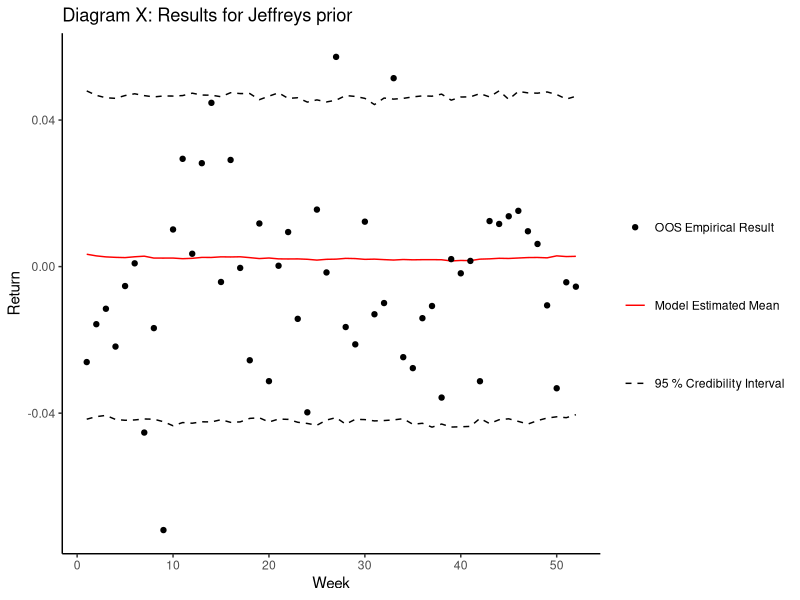
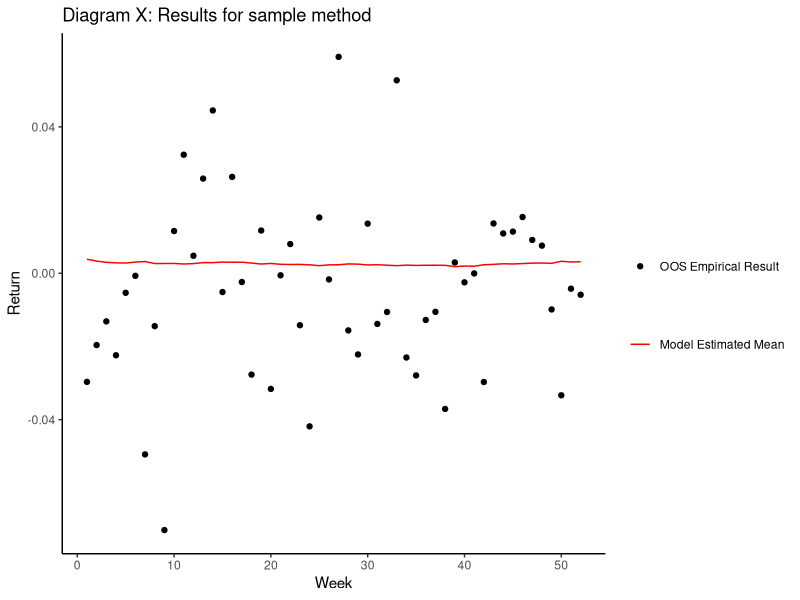
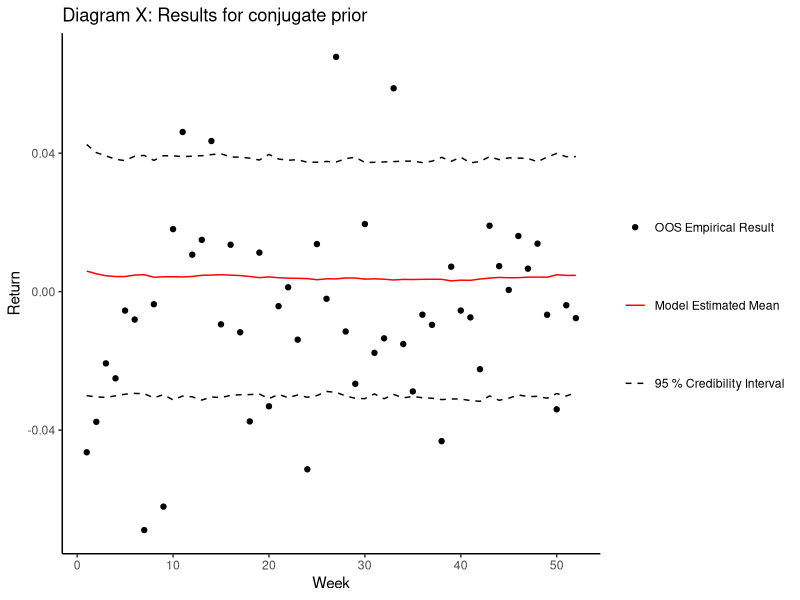
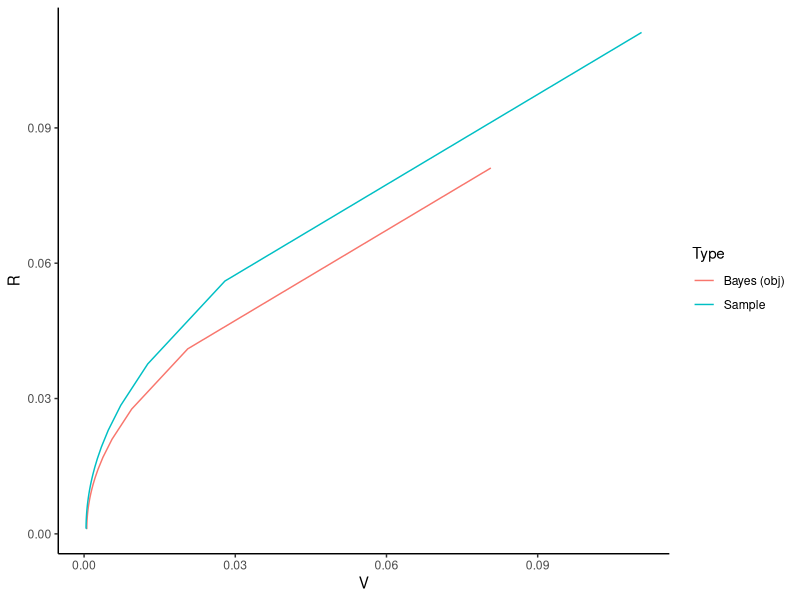

Write the R code that produced these figures, in order.
## ---- chunk 1

library(tidyverse)
library(quantmod)

# Function to optimize portfolio
opti <- function(x_bar, rets, gamma, type, d = nrow(rets), r = nrow(rets)){
  
  n <- nrow(rets)
  k <- ncol(rets)
  
  
  if(type == "sample"){
    c_kn <- 1/(n-1)
  }
  
  if (type == "jeff"){
   # Coefficient
    c_kn <- 1/(n-k-1) + (2*n - k - 1)/(n*(n-k-1)*(n-k-2)) 
  }
  
  if (type == "conj"){
   # Coefficient
    c_kn <- 1/(n+d-2*k-1) + (2*n+r+d-2*k-1)/((n+r)*(n+d-2*k-1)*(n+d-2*k-2))
  }
  
  # Covariance matrix
  S <- (n+1)*cov(rets)
  
  # Invert
  S_inv <- solve(S)
  
  # Vector of ones
  ones <- matrix(1:1, nrow = k, ncol = 1)
  
  # Normalization denominator
  den <- as.vector(t(ones) %*% S_inv %*% ones)
  
  # Q matrix
  Q <-  S_inv - (S_inv %*% ones %*% t(ones) %*% S_inv)/
                den
  
  # Quantites for MV
  w_mv <- (S_inv %*% ones)/den + gamma^(-1)*c_kn^(-1)*Q %*% x_bar
  
  r_mv <- (t(ones) %*% S_inv %*% x_bar)/den + 
        (t(x_bar) %*% Q %*% x_bar)/(gamma*c_kn)
  
  v_mv <- c_kn/den + 
          (t(x_bar) %*% Q %*% x_bar)/(gamma^2 * c_kn)
  
  return(list(ret = r_mv, var = v_mv, weights = w_mv, covmat = S, typeof = type))
  
}


# Simulation
sim_jeff <- function(weights, x_bar, n_samp, cov, n, k){
  
  samp_store <- c()
  
  for (i in 1:n_samp){
    
    t_1 <- rt(n = 1, df = n-k)
    t_2 <- rt(n = 1, df = n-k+1)
    
    samp <- t(weights) %*% x_bar +
            (sqrt(t(weights) %*% cov %*% weights))*(t_1/(sqrt(n*(n-k))) + 
                                          sqrt(1 + t_1^2/(n-k))*(t_2/sqrt(n-k+1)))
    
    samp_store <- c(samp_store, samp)
    
  }
  
  return(samp_store)
  
}

sim_con <- function(weights, x_bar, n_samp, cov, n, k, d = n, r = n){
  
  samp_store <- c()
  
  for (i in 1:n_samp){
    
    t_1 <- rt(n = 1, df = n+d-2*k)
    t_2 <- rt(n = 1, df = n+d-2*k+1)
    
    samp <- t(weights) %*% x_bar +
            (sqrt(t(weights) %*% cov %*% weights))*(t_1/(sqrt((n+r)*(n+d-2*k))) + 
                                          sqrt(1 + t_1^2/(n+d-2*k))*(t_2/sqrt(n+d-2*k+1)))
    
    samp_store <- c(samp_store, samp)
    
  }
  
  return(samp_store)
  
}

## ---- chunk 2

ret_date <- read_csv("returns.csv") %>% 
            filter(date < as.Date("2023-01-01"))

dates <- ret_date %>% select(date)

ret_date_log <- log(ret_date %>% select(-date) + 1)
ret_date_log <- cbind(dates, ret_date_log)

result_jeff_df <- data.frame()

# Set time period
tp <- 52

# Start loop from t = 0 to t = tp
for (i in 0:(tp-1)){
  
  # Log returns
  ret_date <- ret_date_log
  
  # Slice return matrix for model
  return_mat <- ret_date %>% 
                select(-date) %>%
                slice((i+1):(nrow(ret_date)-tp+i))
  
  # Create mean vector
  meanvector <- t(return_mat %>%
              summarise(across(where(is.numeric), 
                       ~ mean(.x, na.rm = TRUE))))
  
  # Slice return mat for OOS returns
  oos_return <- ret_date %>% 
                select(-date) %>%
                slice(nrow(ret_date)-(tp-1)+i) %>%
                as.matrix()
  

  
  # Get optimization results
  optim <- opti(meanvector, return_mat, 50, "jeff")
  
  # Simulate
  sims <- sim_jeff(optim$weights, meanvector, 10000, optim$covmat, 
                  nrow(return_mat), ncol(return_mat))
  
  # Fetch OOS return for model weights
  oos_result <- oos_return %*% optim$weights
  
  quantiles <- quantile(sims, probs = c(0.025, 0.975))
  
  # Store results
  result_vec <- c(optim$ret, oos_result, optim$var, 
                  quantiles[[1]], quantiles[[2]])
  
  result_jeff_df <- rbind(result_jeff_df, result_vec)
  
}

result_jeff_df <- cbind(seq(1:tp), result_jeff_df)

colnames(result_jeff_df) <- c("index", "model_mean", "oos_result", "model_var", "q05", "q95")

ggplot(data = result_jeff_df,
       mapping = aes(x = index)) + 
  geom_line(aes(y = model_mean, color = "Model Estimated Mean")) +
  geom_point(aes(y = oos_result, fill = "OOS Empirical Result")) +
  geom_line(aes(y = q05, linetype = "95 % Credibility Interval")) +
  geom_line(aes(x = index, y = q95), linetype = "dashed") +
  scale_color_manual(name = "", values = c("Model Estimated Mean" = "red"))+
  scale_fill_manual(name = "", values = c("OOS Empirical Result" = "black"))+
  scale_linetype_manual(name = "", values = c("95 % Credibility Interval" = "dashed")) +
  labs(x = "Week",
       y = "Return",
       title = "Diagram X: Results for Jeffreys prior") +
  theme_classic()

print("var")
max(result_jeff_df$model_var)
mean(result_jeff_df$model_var)
min(result_jeff_df$model_var)
var(result_jeff_df$oos_result)

print("mean")
max(result_jeff_df$model_mean)
mean(result_jeff_df$model_mean)
min(result_jeff_df$model_mean)
mean(result_jeff_df$oos_result)

## ---- chunk 3

result_samp_df <- data.frame()

# Set time period
tp <- 52

# Start loop from t = 0 to t = tp
for (i in 0:(tp-1)){
  
  # Log returns
  ret_date <- ret_date_log
  
  # Slice return matrix for model
  return_mat <- ret_date %>% 
                select(-date) %>%
                slice((i+1):(nrow(ret_date)-tp+i))
  
  # Create mean vector
  meanvector <- t(return_mat %>%
              summarise(across(where(is.numeric), 
                       ~ mean(.x, na.rm = TRUE))))
  
  # Slice return mat for OOS returns
  oos_return <- ret_date %>% 
                select(-date) %>%
                slice(nrow(ret_date)-(tp-1)+i) %>%
                as.matrix()
  

  
  # Get optimization results
  optim <- opti(meanvector, return_mat, 50, "sample")
  
  # Simulate
#  sims <- sim_jeff(optim$weights, meanvector, 10000, optim$covmat, 
 #                 nrow(return_mat), ncol(return_mat))
  
  # Fetch OOS return for model weights
  oos_result <- oos_return %*% optim$weights
  
 # quantiles <- quantile(sims, probs = c(0.025, 0.975))
  
  # Store results
  result_vec <- c(optim$ret, oos_result, optim$var)
  
  result_samp_df <- rbind(result_samp_df, result_vec)
  
}

result_samp_df <- cbind(seq(1:tp), result_samp_df)

colnames(result_samp_df) <- c("index", "model_mean", "oos_result", "model_var")

ggplot(data = result_samp_df,
       mapping = aes(x = index)) + 
  geom_line(aes(y = model_mean, color = "Model Estimated Mean")) +
  geom_point(aes(y = oos_result, fill = "OOS Empirical Result")) +
  scale_color_manual(name = "", values = c("Model Estimated Mean" = "red"))+
  scale_fill_manual(name = "", values = c("OOS Empirical Result" = "black"))+
  labs(x = "Week",
       y = "Return",
       title = "Diagram X: Results for sample method") +
  theme_classic()





print("var")
max(result_samp_df$model_var)
mean(result_samp_df$model_var)
min(result_samp_df$model_var)
var(result_samp_df$oos_result)

print("mean")
max(result_samp_df$model_mean)
mean(result_samp_df$model_mean)
min(result_samp_df$model_mean)
mean(result_samp_df$oos_result)

## ---- chunk 4

result_conj_df <- data.frame()

# Set time period
tp <- 52

# Start loop from t = 0 to t = tp
for (i in 0:(tp-1)){
  
  # Log returns
  ret_date <- ret_date_log
  
  # Slice return matrix for model
  return_mat <- ret_date %>% 
                select(-date) %>%
                slice((i+1):(nrow(ret_date)-tp+i))
  
  # Create mean vector
  meanvector <- t(return_mat %>%
              summarise(across(where(is.numeric), 
                       ~ mean(.x, na.rm = TRUE))))
  
  # Slice return mat for OOS returns
  oos_return <- ret_date %>% 
                select(-date) %>%
                slice(nrow(ret_date)-(tp-1)+i) %>%
                as.matrix()
  
  
  # Get optimization results
  optim <- opti(meanvector, return_mat, 50, "conj")
  
  d_0 <- nrow(return_mat)
  r_0 <- nrow(return_mat)
  
  # Simulate
  sims <- sim_con(optim$weights, meanvector, 10000, optim$covmat, 
                  nrow(return_mat), ncol(return_mat), d = d_0, r = r_0)
  
  # Fetch OOS return for model weights
  oos_result <- oos_return %*% optim$weights
  
  quantiles <- quantile(sims, probs = c(0.025, 0.975))
  
  # Store results
  result_vec <- c(optim$ret, oos_result, optim$var, 
                  quantiles[[1]], quantiles[[2]])
  
  result_conj_df <- rbind(result_conj_df, result_vec)
  
}

result_conj_df <- cbind(seq(1:tp), result_conj_df)

colnames(result_conj_df) <- c("index", "model_mean", "oos_result", "model_var", "q05", "q95")

ggplot(data = result_conj_df,
       mapping = aes(x = index)) + 
  geom_line(aes(y = model_mean, color = "Model Estimated Mean")) +
  geom_point(aes(y = oos_result, fill = "OOS Empirical Result")) +
  geom_line(aes(y = q05, linetype = "95 % Credibility Interval")) +
  geom_line(aes(x = index, y = q95), linetype = "dashed") +
  scale_color_manual(name = "", values = c("Model Estimated Mean" = "red"))+
  scale_fill_manual(name = "", values = c("OOS Empirical Result" = "black"))+
  scale_linetype_manual(name = "", values = c("95 % Credibility Interval" = "dashed")) +
  labs(x = "Week",
       y = "Return",
       title = "Diagram X: Results for conjugate prior") +
  theme_classic()

## ---- chunk 5

results_omx_df <- data.frame()

omx_weights <- matrix(nrow = 30, ncol = 1,
                       c(3.08, 2.41,
                            4.98, 4.38,
                            8.42, 3.54,
                            0.89, 1.93,
                            0.77, 3.98,
                            3.17, 4.67,
                            1.22, 3.52,
                            6.04, 6.96,
                            0.72, 3.47,
                            0.46, 4.61,
                            0.46, 5.35,
                            1.46, 1.76,
                            4.23, 3.91,
                            3.67, 1.28,
                            2.52, 6.14)/100)

tp <- 52

# Start loop from t = 0 to t = tp
for (i in 0:(tp-1)){
  
  # Log returns
  ret_date <- ret_date_log
  
  # Slice return mat for OOS returns
  oos_return <- ret_date %>% 
                select(-date) %>%
                slice(nrow(ret_date)-(tp-1)+i) %>%
                as.matrix()

  # Fetch OOS return for model weights
  oos_result <- oos_return %*% omx_weights
  
  
  results_omx_df <- rbind(results_omx_df, oos_result)
  
}

colnames(results_omx_df) <- c("ret")

## ---- chunk 6

wilcox.test(result_conj_df$oos_result, results_omx_df$ret, paired = TRUE,
mu=0, alternative="two.sided", conf.level=0.95, conf.int=TRUE)



## ---- chunk 7

df_bay <- data.frame()
df_samp <- data.frame()

# Efficient frontier

for (i in 1:500){
  
  #i <- i/10
  
  d_0 <- 5
  r_0 <- 5
  
  bay_eff <- opti(meanvector, return_mat, i, type = "conj", d = d_0, r = r_0)
  sample_eff <- opti(meanvector, return_mat, i, type = "sample")
  
  df_bay <- rbind(df_bay, c(bay_eff[1], bay_eff[2]))
  df_samp <- rbind(df_samp, c(sample_eff[1], sample_eff[2]))
  
}

df_bay <- cbind(df_bay, rep("Bayes (obj)",nrow(df_bay)))
colnames(df_bay) <- c("ret", "var", "type")

df_samp <- cbind(df_samp, rep("Sample",nrow(df_samp)))
colnames(df_samp) <- c("ret", "var", "type")

df <- rbind(df_bay, df_samp)

colnames(df) <- c("ret", "var", "type")

ggplot(df, 
       aes(x = var, 
           y = ret,
           color = as.factor(type))) +
  geom_line() +
  theme_classic() +
  labs(x = "V",
       y = "R") +
  guides(color = guide_legend(title="Type"))

